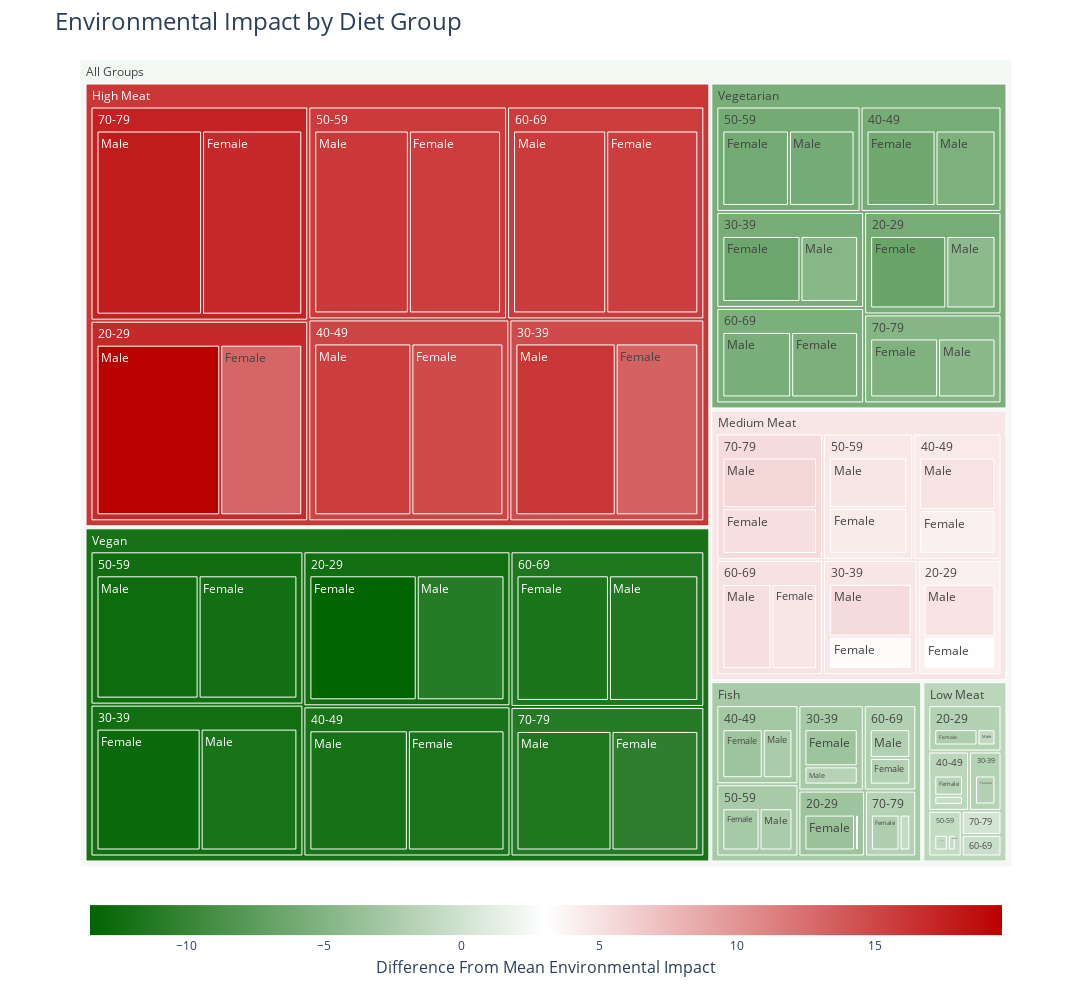

Notebook code cell kept with this figure:
### Code cell
# creates the treemap
# hierarchy: diet group -> age group -> sex
# area: total impact (absolute value), larger rectangles mean more difference (positive or negative) from mean
# colour: total impact, dark green less impact than mean, dark red more impact than mean
fig = px.treemap(data_frame=treemap_df, path=[px.Constant('All Groups'), 'diet_group', 'age_group', 'sex'], values='total_impact_abs', color='total_impact',
           color_continuous_scale=['darkgreen', 'white', '#bb0000']
)

fig.update_layout(
    title="Environmental Impact by Diet Group",
    title_font_size=24,
    coloraxis_colorbar=dict(  # the legend scale bar
        title="Difference From Mean Environmental Impact",
        title_font_size=16,
        tickfont_size=12,
        orientation="h",
        xanchor="center", 
        x=0.5,
        y=-0.15,
        title_side="bottom"
    ),
    width=1200,
    height=1000 
)

# show group and total impact on hovering over rectangles (groupings)
fig.update_traces(hovertemplate='Group = %{label}<br>Total Impact = %{color}<extra></extra>')

fig.show()

### Figure 1 — Plotly figure (JSON) as saved in the notebook; plotly's stock layout.template omitted (floating-point values rounded to 4 significant figures)
{"data": [{"branchvalues": "total", "customdata": [[-3.528], [-0.2717], [-3.243], [-1.595], [-3.246], [-2.384], [-2.73], [-2.412], [-1.874], [-2.016], [-2.132], [-0.802], [2.9], [4.821], [3.33], [5.395], [4.045], [4.875], [4.349], [4.77], [4.721], [5.109], [5.12], [5.681], [13.0], [19.61], [13.27], [16.1], [14.74], [15.56], [15.59], [16.0], [15.58], [15.76], [16.95], [17.85], [-2.28], [-0.9518], [-1.812], [0.02328], [-1.585], [-0.7152], [-0.9153], [-0.536], [-0.3627], [-0.4541], [-0.3556], [0.5572], [-13.5], [-11.04], [-12.81], [-11.9], [-11.77], [-12.0], [-12.27], [-12.68], [-11.72], [-11.34], [-10.58], [-11.58], [-6.699], [-4.326], [-6.397], [-4.714], [-6.226], [-5.414], [-6.001], [-5.91], [-5.45], [-5.604], [-5.192], [-4.381], [-3.295], [-2.7], [-2.881], [-2.581], [-1.948], [-1.768], [4.1], [4.607], [4.498], [4.569], [4.923], [5.415], [16.97], [14.82], [15.16], [15.79], [15.67], [17.41], [-1.888], [-1.789], [-1.314], [-0.7752], [-0.4135], [0.2016], [-12.39], [-12.37], [-11.89], [-12.48], [-11.53], [-11.1], [-5.768], [-5.683], [-5.848], [-5.956], [-5.528], [-4.821], [-2.586], [4.727], [16.02], [-1.298], [-11.98], [-5.625], [2.309]], "domain": {"x": [0, 1], "y": [0, 1]}, "hovertemplate": "Group = %{label}<br>Total Impact = %{color}<extra></extra>", "ids": ["All Groups/Fish/20-29/Female", "All Groups/Fish/20-29/Male", "All Groups/Fish/30-39/Female", "All Groups/Fish/30-39/Male", "All Groups/Fish/40-49/Female", "All Groups/Fish/40-49/Male", "All Groups/Fish/50-59/Female", "All Groups/Fish/50-59/Male", "All Groups/Fish/60-69/Female", "All Groups/Fish/60-69/Male", "All Groups/Fish/70-79/Female", "All Groups/Fish/70-79/Male", "All Groups/Medium Meat/20-29/Female", "All Groups/Medium Meat/20-29/Male", "All Groups/Medium Meat/30-39/Female", "All Groups/Medium Meat/30-39/Male", "All Groups/Medium Meat/40-49/Female", "All Groups/Medium Meat/40-49/Male", "All Groups/Medium Meat/50-59/Female", "All Groups/Medium Meat/50-59/Male", "All Groups/Medium Meat/60-69/Female", "All Groups/Medium Meat/60-69/Male", "All Groups/Medium Meat/70-79/Female", "All Groups/Medium Meat/70-79/Male", "All Groups/High Meat/20-29/Female", "All Groups/High Meat/20-29/Male", "All Groups/High Meat/30-39/Female", "All Groups/High Meat/30-39/Male", "All Groups/High Meat/40-49/Female", "All Groups/High Meat/40-49/Male", "All Groups/High Meat/50-59/Female", "All Groups/High Meat/50-59/Male", "All Groups/High Meat/60-69/Female", "All Groups/High Meat/60-69/Male", "All Groups/High Meat/70-79/Female", "All Groups/High Meat/70-79/Male", "All Groups/Low Meat/20-29/Female", "All Groups/Low Meat/20-29/Male", "All Groups/Low Meat/30-39/Female", "All Groups/Low Meat/30-39/Male", "All Groups/Low Meat/40-49/Female", "All Groups/Low Meat/40-49/Male", "All Groups/Low Meat/50-59/Female", "All Groups/Low Meat/50-59/Male", "All Groups/Low Meat/60-69/Female", "All Groups/Low Meat/60-69/Male", "All Groups/Low Meat/70-79/Female", "All Groups/Low Meat/70-79/Male", "All Groups/Vegan/20-29/Female", "All Groups/Vegan/20-29/Male", "All Groups/Vegan/30-39/Female", "All Groups/Vegan/30-39/Male", "All Groups/Vegan/40-49/Female", "All Groups/Vegan/40-49/Male", "All Groups/Vegan/50-59/Female", "All Groups/Vegan/50-59/Male", "All Groups/Vegan/60-69/Female", "All Groups/Vegan/60-69/Male", "All Groups/Vegan/70-79/Female", "All Groups/Vegan/70-79/Male", "All Groups/Vegetarian/20-29/Female", "All Groups/Vegetarian/20-29/Male", "All Groups/Vegetarian/30-39/Female", "All Groups/Vegetarian/30-39/Male", "All Groups/Vegetarian/40-49/Female", "All Groups/Vegetarian/40-49/Male", "All Groups/Vegetarian/50-59/Female", "All Groups/Vegetarian/50-59/Male", "All Groups/Vegetarian/60-69/Female", "All Groups/Vegetarian/60-69/Male", "All Groups/Vegetarian/70-79/Female", "All Groups/Vegetarian/70-79/Male", "All Groups/Fish/20-29", "All Groups/Fish/30-39", "All Groups/Fish/40-49", "All Groups/Fish/50-59", "All Groups/Fish/60-69", "All Groups/Fish/70-79", "All Groups/Medium Meat/20-29", "All Groups/Medium Meat/30-39", "All Groups/Medium Meat/40-49", "All Groups/Medium Meat/50-59", "All Groups/Medium Meat/60-69", "All Groups/Medium Meat/70-79", "All Groups/High Meat/20-29", "All Groups/High Meat/30-39", "All Groups/High Meat/40-49", "All Groups/High Meat/50-59", "All Groups/High Meat/60-69", "All Groups/High Meat/70-79", "All Groups/Low Meat/20-29", "All Groups/Low Meat/30-39", "All Groups/Low Meat/40-49", "All Groups/Low Meat/50-59", "All Groups/Low Meat/60-69", "All Groups/Low Meat/70-79", "All Groups/Vegan/20-29", "All Groups/Vegan/30-39", "All Groups/Vegan/40-49", "All Groups/Vegan/50-59", "All Groups/Vegan/60-69", "All Groups/Vegan/70-79", "All Groups/Vegetarian/20-29", "All Groups/Vegetarian/30-39", "All Groups/Vegetarian/40-49", "All Groups/Vegetarian/50-59", "All Groups/Vegetarian/60-69", "All Groups/Vegetarian/70-79", "All Groups/Fish", "All Groups/Medium Meat", "All Groups/High Meat", "All Groups/Low Meat", "All Groups/Vegan", "All Groups/Vegetarian", "All Groups"], "labels": ["Female", "Male", "Female", "Male", "Female", "Male", "Female", "Male", "Female", "Male", "Female", "Male", "Female", "Male", "Female", "Male", "Female", "Male", "Female", "Male", "Female", "Male", "Female", "Male", "Female", "Male", "Female", "Male", "Female", "Male", "Female", "Male", "Female", "Male", "Female", "Male", "Female", "Male", "Female", "Male", "Female", "Male", "Female", "Male", "Female", "Male", "Female", "Male", "Female", "Male", "Female", "Male", "Female", "Male", "Female", "Male", "Female", "Male", "Female", "Male", "Female", "Male", "Female", "Male", "Female", "Male", "Female", "Male", "Female", "Male", "Female", "Male", "20-29", "30-39", "40-49", "50-59", "60-69", "70-79", "20-29", "30-39", "40-49", "50-59", "60-69", "70-79", "20-29", "30-39", "40-49", "50-59", "60-69", "70-79", "20-29", "30-39", "40-49", "50-59", "60-69", "70-79", "20-29", "30-39", "40-49", "50-59", "60-69", "70-79", "20-29", "30-39", "40-49", "50-59", "60-69", "70-79", "Fish", "Medium Meat", "High Meat", "Low Meat", "Vegan", "Vegetarian", "All Groups"], "marker": {"coloraxis": "coloraxis", "colors": [-3.528, -0.2717, -3.243, -1.595, -3.246, -2.384, -2.73, -2.412, -1.874, -2.016, -2.132, -0.802, 2.9, 4.821, 3.33, 5.395, 4.045, 4.875, 4.349, 4.77, 4.721, 5.109, 5.12, 5.681, 13.0, 19.61, 13.27, 16.1, 14.74, 15.56, 15.59, 16.0, 15.58, 15.76, 16.95, 17.85, -2.28, -0.9518, -1.812, 0.02328, -1.585, -0.7152, -0.9153, -0.536, -0.3627, -0.4541, -0.3556, 0.5572, -13.5, -11.04, -12.81, -11.9, -11.77, -12.0, -12.27, -12.68, -11.72, -11.34, -10.58, -11.58, -6.699, -4.326, -6.397, -4.714, -6.226, -5.414, -6.001, -5.91, -5.45, -5.604, -5.192, -4.381, -3.295, -2.7, -2.881, -2.581, -1.948, -1.768, 4.1, 4.607, 4.498, 4.569, 4.923, 5.415, 16.97, 14.82, 15.16, 15.79, 15.67, 17.41, -1.888, -1.789, -1.314, -0.7752, -0.4135, 0.2016, -12.39, -12.37, -11.89, -12.48, -11.53, -11.1, -5.768, -5.683, -5.848, -5.956, -5.528, -4.821, -2.586, 4.727, 16.02, -1.298, -11.98, -5.625, 2.309]}, "name": "", "parents": ["All Groups/Fish/20-29", "All Groups/Fish/20-29", "All Groups/Fish/30-39", "All Groups/Fish/30-39", "All Groups/Fish/40-49", "All Groups/Fish/40-49", "All Groups/Fish/50-59", "All Groups/Fish/50-59", "All Groups/Fish/60-69", "All Groups/Fish/60-69", "All Groups/Fish/70-79", "All Groups/Fish/70-79", "All Groups/Medium Meat/20-29", "All Groups/Medium Meat/20-29", "All Groups/Medium Meat/30-39", "All Groups/Medium Meat/30-39", "All Groups/Medium Meat/40-49", "All Groups/Medium Meat/40-49", "All Groups/Medium Meat/50-59", "All Groups/Medium Meat/50-59", "All Groups/Medium Meat/60-69", "All Groups/Medium Meat/60-69", "All Groups/Medium Meat/70-79", "All Groups/Medium Meat/70-79", "All Groups/High Meat/20-29", "All Groups/High Meat/20-29", "All Groups/High Meat/30-39", "All Groups/High Meat/30-39", "All Groups/High Meat/40-49", "All Groups/High Meat/40-49", "All Groups/High Meat/50-59", "All Groups/High Meat/50-59", "All Groups/High Meat/60-69", "All Groups/High Meat/60-69", "All Groups/High Meat/70-79", "All Groups/High Meat/70-79", "All Groups/Low Meat/20-29", "All Groups/Low Meat/20-29", "All Groups/Low Meat/30-39", "All Groups/Low Meat/30-39", "All Groups/Low Meat/40-49", "All Groups/Low Meat/40-49", "All Groups/Low Meat/50-59", "All Groups/Low Meat/50-59", "All Groups/Low Meat/60-69", "All Groups/Low Meat/60-69", "All Groups/Low Meat/70-79", "All Groups/Low Meat/70-79", "All Groups/Vegan/20-29", "All Groups/Vegan/20-29", "All Groups/Vegan/30-39", "All Groups/Vegan/30-39", "All Groups/Vegan/40-49", "All Groups/Vegan/40-49", "All Groups/Vegan/50-59", "All Groups/Vegan/50-59", "All Groups/Vegan/60-69", "All Groups/Vegan/60-69", "All Groups/Vegan/70-79", "All Groups/Vegan/70-79", "All Groups/Vegetarian/20-29", "All Groups/Vegetarian/20-29", "All Groups/Vegetarian/30-39", "All Groups/Vegetarian/30-39", "All Groups/Vegetarian/40-49", "All Groups/Vegetarian/40-49", "All Groups/Vegetarian/50-59", "All Groups/Vegetarian/50-59", "All Groups/Vegetarian/60-69", "All Groups/Vegetarian/60-69", "All Groups/Vegetarian/70-79", "All Groups/Vegetarian/70-79", "All Groups/Fish", "All Groups/Fish", "All Groups/Fish", "All Groups/Fish", "All Groups/Fish", "All Groups/Fish", "All Groups/Medium Meat", "All Groups/Medium Meat", "All Groups/Medium Meat", "All Groups/Medium Meat", "All Groups/Medium Meat", "All Groups/Medium Meat", "All Groups/High Meat", "All Groups/High Meat", "All Groups/High Meat", "All Groups/High Meat", "All Groups/High Meat", "All Groups/High Meat", "All Groups/Low Meat", "All Groups/Low Meat", "All Groups/Low Meat", "All Groups/Low Meat", "All Groups/Low Meat", "All Groups/Low Meat", "All Groups/Vegan", "All Groups/Vegan", "All Groups/Vegan", "All Groups/Vegan", "All Groups/Vegan", "All Groups/Vegan", "All Groups/Vegetarian", "All Groups/Vegetarian", "All Groups/Vegetarian", "All Groups/Vegetarian", "All Groups/Vegetarian", "All Groups/Vegetarian", "All Groups", "All Groups", "All Groups", "All Groups", "All Groups", "All Groups", ""], "type": "treemap", "values": [3.528, 0.2717, 3.243, 1.595, 3.246, 2.384, 2.73, 2.412, 1.874, 2.016, 2.132, 0.802, 2.9, 4.821, 3.33, 5.395, 4.045, 4.875, 4.349, 4.77, 4.721, 5.109, 5.12, 5.681, 13.0, 19.61, 13.27, 16.1, 14.74, 15.56, 15.59, 16.0, 15.58, 15.76, 16.95, 17.85, 2.28, 0.9518, 1.812, 0.02328, 1.585, 0.7152, 0.9153, 0.536, 0.3627, 0.4541, 0.3556, 0.5572, 13.5, 11.04, 12.81, 11.9, 11.77, 12.0, 12.27, 12.68, 11.72, 11.34, 10.58, 11.58, 6.699, 4.326, 6.397, 4.714, 6.226, 5.414, 6.001, 5.91, 5.45, 5.604, 5.192, 4.381, 3.799, 4.839, 5.63, 5.142, 3.89, 2.934, 7.721, 8.725, 8.919, 9.119, 9.83, 10.8, 32.6, 29.37, 30.3, 31.58, 31.35, 34.8, 3.231, 1.835, 2.3, 1.451, 0.8168, 0.9128, 24.54, 24.71, 23.77, 24.95, 23.06, 22.15, 11.02, 11.11, 11.64, 11.91, 11.05, 9.573, 26.23, 55.11, 190.0, 10.55, 143.2, 66.31, 491.4]}], "layout": {"coloraxis": {"colorbar": {"orientation": "h", "tickfont": {"size": 12}, "title": {"font": {"size": 16}, "side": "bottom", "text": "Difference From Mean Environmental Impact"}, "x": 0.5, "xanchor": "center", "y": -0.15}, "colorscale": [[0, "darkgreen"], [0.5, "white"], [1, "#bb0000"]]}, "height": 1000, "legend": {"tracegroupgap": 0}, "margin": {"t": 60}, "title": {"font": {"size": 24}, "text": "Environmental Impact by Diet Group"}, "width": 1200}}
